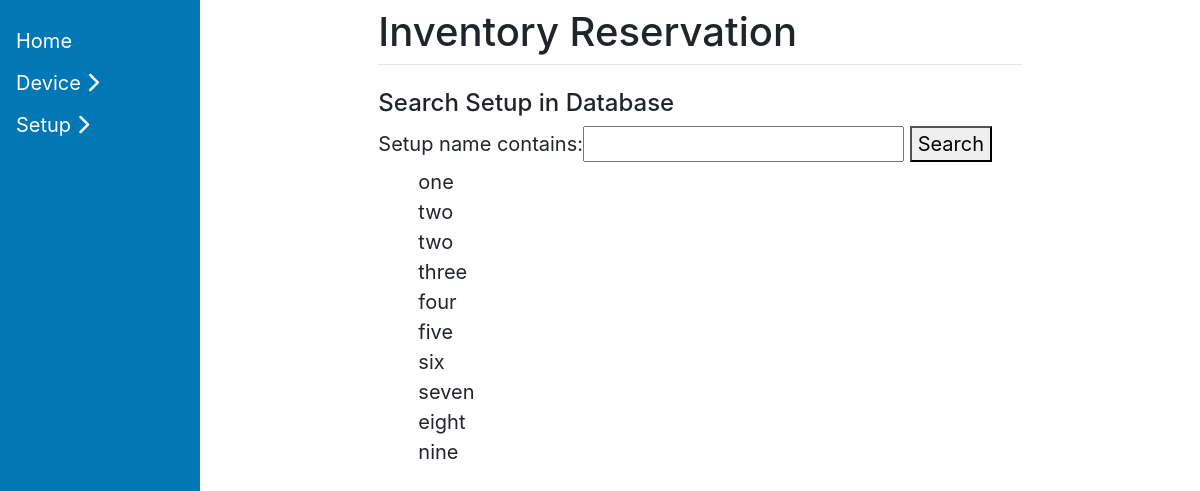
Page /search_setup/ on the earlier database version.
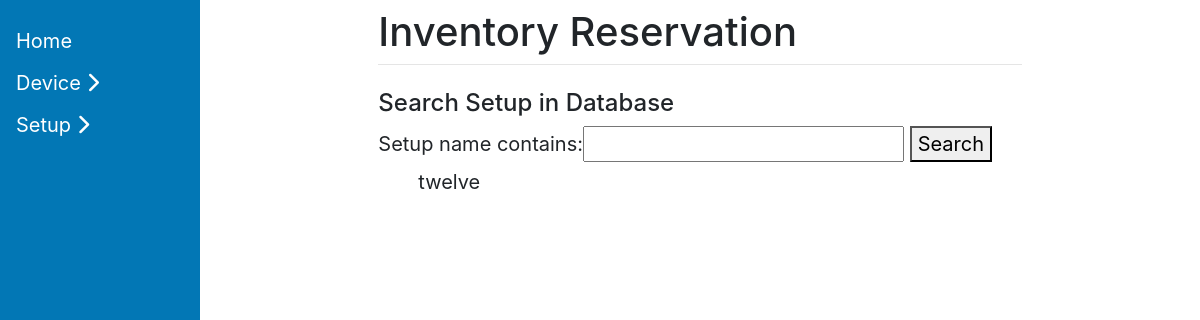
Same page on the later database version.
### ReservationTool/models.py (models this page shows, shortened)
class Setup(models.Model):
    setup_name = models.CharField(max_length=125 , null = True)
    attenuator_quantity = models.IntegerField(default=0)
    attenuator_db = models.CharField(max_length=125, default="10db")
    rf_cable = models.IntegerField(default=0)
    rf_shield_box = models.IntegerField(default=0)
    device_type = models.ForeignKey(Device, on_delete=models.PROTECT )
    setup_type = models.ForeignKey(SetupType, on_delete=models.PROTECT , null = True)
    class Meta:
      db_table = "setups"

### ReservationTool/views.py (the view)
# urls.py: path("search_setup/", views.search_setup, name='search_setup'),
def search_setup(request):
    setup_list = Setup.objects.all()
    setup_filter = SetupFilter(request.GET, queryset=setup_list)
    return render(request, 'search_setup.html', {'filter': setup_filter })

### templates/search_setup.html (shortened to what this page needs)
{% extends 'base.html' %}
  {% block content %}
  <form method="get">
      <h4 style="margin-top: 0">Search Setup in Database</h4>
    {{ filter.form.as_table}}
    <button type="submit" >Search</button>
  </form>
  <ul>
  {% for Setup in filter.qs %}
    {{ Setup.setup_name }} <br>
  {% endfor %}
  </ul>
  {% endblock %}

Differences in the rows shown:
removed Setup: setup_name "two"
removed Setup: setup_name "two"
removed Setup: setup_name "three"
removed Setup: setup_name "four"
removed Setup: setup_name "five"
removed Setup: setup_name "six"
removed Setup: setup_name "seven"
removed Setup: setup_name "eight"
removed Setup: setup_name "nine"
changed Setup: setup_name "one" → "twelve"
